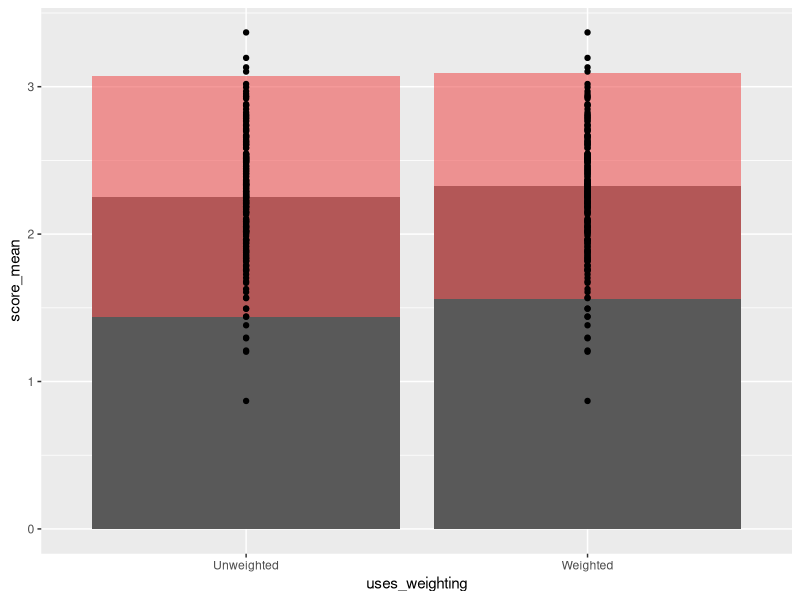
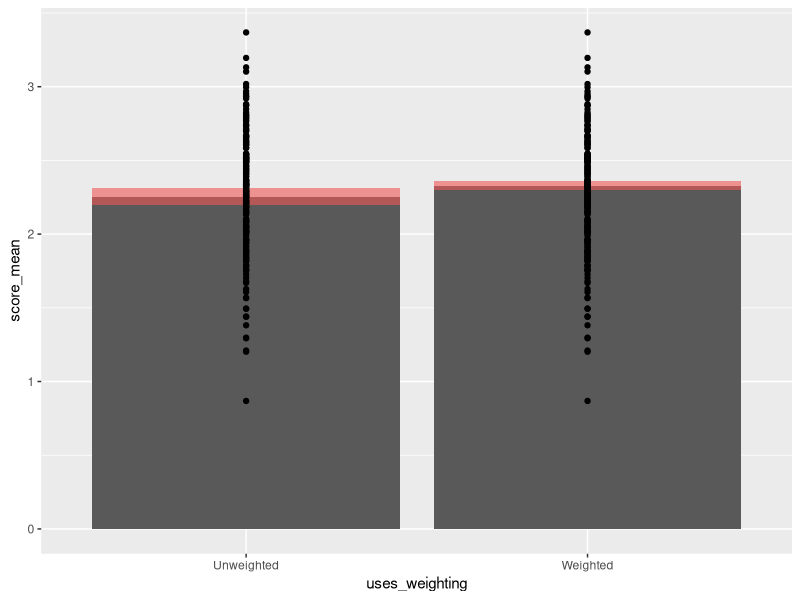

Recreate these plots in R, in order.
# scraping
library(plyr)
library(dplyr)
library(scales)
library(reshape2)
library(ggplot2)

# will make sure a list's elements match the levels of
# the data it corresponds to
reorder_list <- function(x, reference_data){
  new_list = list()
  data_levels = levels(reference_data)
  for (level in levels(as.factor(reference_data)))
    new_list[[level]] = x[[level]]
  return(new_list)
}

# calcualtes weights for data based on selected variables and their "true" margins
rake_data <- function(data, variables, true_or_estimated_margins, max_iter=50, truncate_extreme_weights=TRUE){
  weights = rep(1, nrow(data))
  
  # calculate the sum and proportions of each variable + level in advance
  # and make sure that order matches the same order in the data
  total_margins = list()
  for (variable in variables){
    original_margins = true_or_estimated_margins[[variable]]
    reordered_margins = reorder_list(original_margins, data[,variable])
    
    total_margin =  sum(unlist(reordered_margins[[variable]]))
    total_margins[[variable]] = total_margin
    for (level in names(true_or_estimated_margins[[variable]]))
      reordered_margins[[variable]][[level]] = 
          reordered_margins[[variable]][[level]]/total_margin
  }
  
  # create design matrices (columns of 1s and 0s in this case) for faster calculations
  design_matrices = list()
  for (variable in variables){
    # create model matrix with 0-intercept, which removes the concept of "reference variable"
    design_matrices[[variable]] = as.data.frame(model.matrix(~.+0, data=data[,variable,drop=FALSE]))
    # remove variable name from column name so only level remains
    colnames(design_matrices[[variable]]) = substr(colnames(design_matrices), 1, nchar(variable)) 
  }
  
  # perform raking
  for (i in 1:max_iter){
    for (variable in variables){
      weighted_margins = colSums(weights * design_matrices[[variable]])
      level_weight_modifications = unlist(true_or_estimated_margins[[variable]])/weighted_margins
      
      # this multiplies each column of the design matrices by the corresponding weight change factor
      # then each column is multiplied by the weights, and the rows are added up, since each row only
      # has one non-zero value
      weights = rowSums(weights * mapply(`*`, design_matrices[[variable]], level_weight_modifications))
    }
  }
  
  # limits extreme weights to median plus 6 times inter-quartile range
  # IQR = difference between 75th percentile and 25th percentile of data
  if (truncate_extreme_weights){
    weight_threshold = median(weights) + 6*IQR(weights)
    weights = pmin(weights, weight_threshold)
  }
  #normalize to population size
  weights = weights*length(weights)/(sum(weights))
  
  return(weights)
}

# formula in http://www.analyticalgroup.com/download/WEIGHTED_MEAN.pdf
weighted.var.se <- function(x, w, na.rm=FALSE)
  #  Computes the variance of a weighted mean following Cochran 1977 definition
{
  x_weighted_mean = sum(x*w)/sum(w)
  sum(w*(x-x_weighted_mean)^2)/(sum(w)-1)
  
}

weighted.var.sigma <- function(x, w){
  root_b = sqrt(sum(w)^2/sum(w^2))
  weighted.var.se(x,w)/root_b
}



## EXAMPLE
set.seed(525600)
size_1 = 200
example_data = data.frame(
  gender=c("M","F")[1+rbinom(size_1, 1, 0.7)],
  race=sample(c('White','Black','Other'), size_1, replace=TRUE, prob=c(0.5,0.4,0.1))
)

actual_margins=list(gender=list('M'=0.5,'F'=0.5), race=list('White'=0.7, 'Black'=0.15, 'Other'=0.15))

survey_weights = rake_data(example_data, c('gender','race'), actual_margins)

example_data = example_data %>% mutate(random_score = 2+rnorm(size_1)/3 + 
                                         0.2*(gender=='F') - 
                                         0.25 * (race=='Other') + 
                                         0.35 * (race=='Black')
                                       )

# table(example_data$gender, example_data$race)
# table( survey_weights,example_data$gender, example_data$race)

#lm(random_score ~ race + gender, data=example_data)
#lm(random_score ~ race + gender, data=example_data, weights=survey_weights)


## bigger sample
set.seed(525600)
example_data_longer = data.frame(
  gender=c("M","F")[1+rbinom(2000, 1, 0.7)],
  race=sample(c('White','Black','Other'), 2000, replace=TRUE, prob=c(0.5,0.4,0.1))
)

actual_margins=list(gender=list('M'=0.5,'F'=0.5), race=list('White'=0.7, 'Black'=0.15, 'Other'=0.15))

survey_weights_longer = rake_data(example_data_longer, c('gender','race'), actual_margins)

example_data_longer = example_data_longer %>% mutate(random_score = rnorm(2000) + 
                                         0.2*(gender=='F') - 
                                         0.25 * (race=='Other') + 
                                         0.35 * (race=='Black')
)

# table(example_data_longer$gender, example_data_longer$race)
# table( survey_weights_longer,example_data_longer$gender, example_data_longer$race)

#lm(random_score ~ race + gender, data=example_data_longer)
#lm(random_score ~ race + gender, data=example_data_longer, weights=survey_weights_longer)





example_data_summary = rbind(
  example_data %>% summarize(
  score_mean = mean(random_score),
  score_error = sd(random_score),
  uses_weighting='Unweighted',
  mean_estimate_sigma=sd(random_score)/sqrt(length(random_score))
  ),
  example_data %>% summarize(
    score_mean=sum(survey_weights*random_score)/sum(survey_weights),
    score_error=sqrt(weighted.var.se(random_score, survey_weights)),
    uses_weighting='Weighted',
    mean_estimate_sigma=weighted.var.sigma(random_score, survey_weights)
  )
) %>%
  mutate(uses_weighting=factor(uses_weighting))


print(example_data_summary)

ggplot(example_data_summary) + geom_bar(aes(x=uses_weighting, y=score_mean), stat='identity') +
  geom_rect(aes(xmin=as.numeric(uses_weighting)-0.45, 
                xmax=as.numeric(uses_weighting)+0.45,
                ymin=score_mean-1.96*score_error, 
                ymax=score_mean+1.96*score_error),
            fill='#EE555599', color='#00000000') +
  # plot data alongside bars
  geom_point(data=example_data, aes(x='Unweighted', y=random_score)) + 
  geom_point(data=example_data, aes(x='Weighted', y=random_score))

ggplot(example_data_summary) + geom_bar(aes(x=uses_weighting, y=score_mean), stat='identity') +
  geom_rect(aes(xmin=as.numeric(uses_weighting)-0.45, 
                xmax=as.numeric(uses_weighting)+0.45,
                ymin=score_mean-1.96*mean_estimate_sigma, 
                ymax=score_mean+1.96*mean_estimate_sigma),
            fill='#EE555599', color='#00000000') +
  # plot data alongside bars
  geom_point(data=example_data, aes(x='Unweighted', y=random_score)) + 
  geom_point(data=example_data, aes(x='Weighted', y=random_score))
